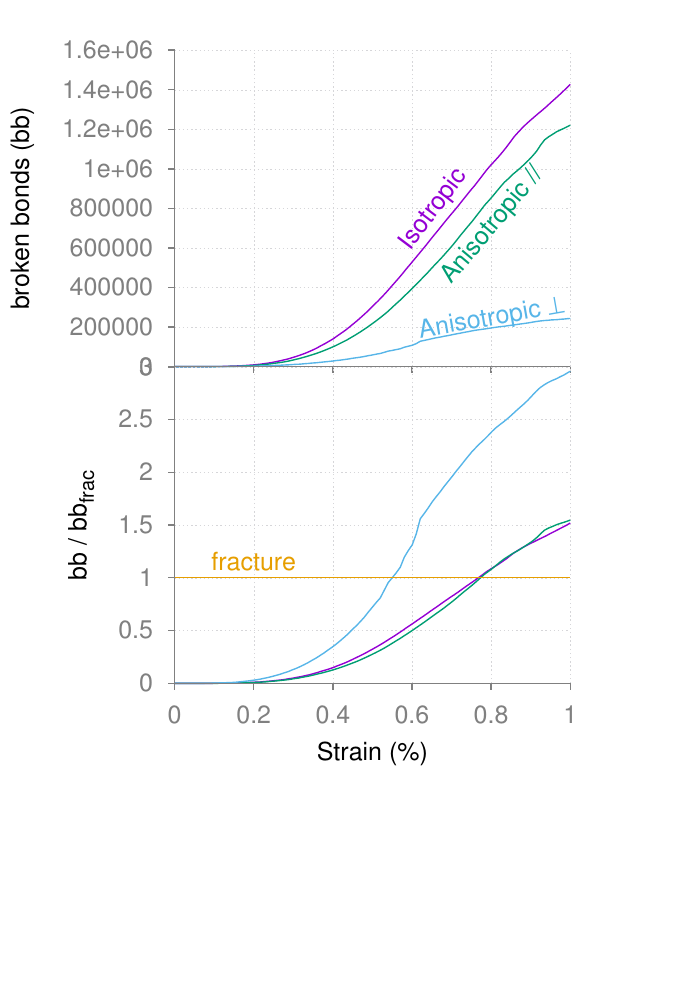

Write gnuplot code to recreate this figure.
reset

load 'xyborder.cfg'
load 'grid.cfg'
load 'moreland.pal'

set terminal postscript portrait enhanced color font 'Helvetica,18'  
set output 'sup_fig2.eps'
set size 1
set size ratio 0.8

set tmargin 0
set bmargin 0
set lmargin 3
set rmargin 0

# 3,1 to draw 2 plots in 1 columne the 3th box is used for xtics
set multiplot layout 3,1 columnsfirst  title " \n"

FILE1 = "rupt_fract_bonds_light_tomo3_x.txt"
FILE2 = "rupt_fract_bonds_light_tomo3_y.txt"
FILE3 = "rupt_fract_bonds_light_tomo5_z.txt"

#unset title
set xlabel ''
set xrange [0:1]
set xtics textcolor "white"
set ylabel 'broken bonds (bb)'

set style data lines

unset key

set label 1 at  0.65, 800000 'Isotropic' center rotate by 53 front tc lt 1
set label 2 at  0.8, 720000 'Anisotropic //' center rotate by 50 front tc lt 2
set label 3 at  0.8, 250000 'Anisotropic {/Symbol \136}' center rotate by 10 front tc lt 3
plot  FILE3 u ($1*100):($2) lt 9 title "Isotropic", \
      FILE2 u ($1*100):($2) title "Anisotropic //", \
      FILE1 u ($1*100):($2) title 'Anisotropic {/Symbol \136}'

set xlabel 'Strain (%)'
set ylabel 'bb / bb_{frac}'
set xtics tc ls 101

set label 4 at 0.2, 1.15 'fracture' center tc lt 4
plot  FILE3 u ($1*100):($2/939173) title "Isotropic", \
      FILE2 u ($1*100):($2/789437) title "Anisotropic //", \
      FILE1 u ($1*100):($2/82338) title 'Anisotropic {/Symbol \136}', \
      1

unset multiplot
unset output
# Appel extérieur à epstopdf pour transformer le fichier eps en pdf.
!epstopdf --outfile=sup_fig2.pdf sup_fig2.eps
